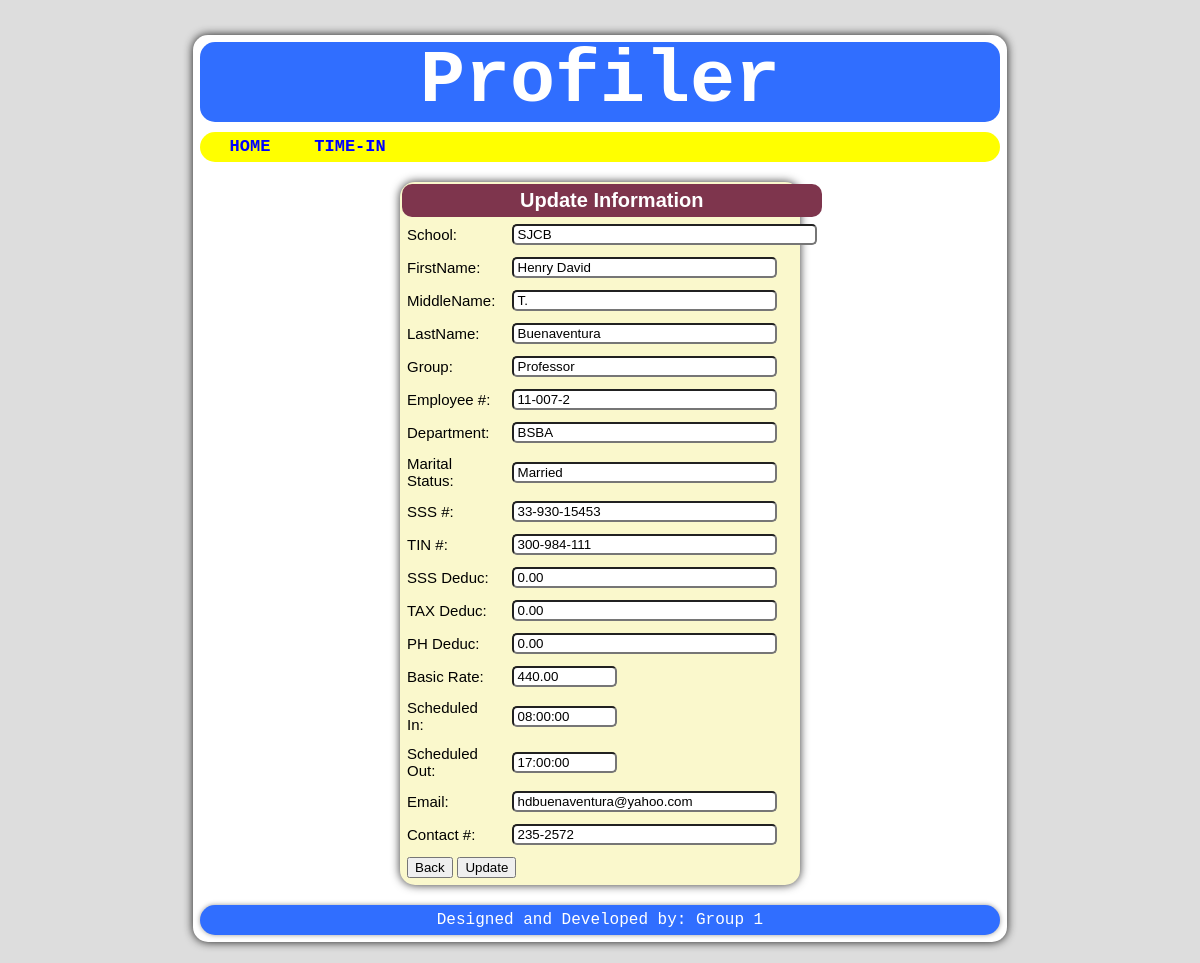
Screenshot of /update_details.php?id=11-007-2  (signed in) with the database file from the repository.
### tables this page shows
CREATE TABLE `tbluser` (
  `id` int(11) NOT NULL DEFAULT '0',
  `fname` varchar(255) NOT NULL,
  `lname` varchar(255) NOT NULL,
  `mname` varchar(255) NOT NULL,
  `username` varchar(30) NOT NULL,
  `password` varchar(50) NOT NULL,
  `gtype` varchar(40) NOT NULL,
  `role` varchar(10) NOT NULL,
  `ctrlnum` int(11) NOT NULL,
  `empnum` varchar(30) NOT NULL
);

CREATE TABLE `tblpay` (
  `id` int(11) NOT NULL AUTO_INCREMENT,
  `empnum` varchar(30) NOT NULL,
  `school` varchar(255) NOT NULL,
  `dept` varchar(100) NOT NULL,
  `ms` varchar(50) NOT NULL,
  `dater` date NOT NULL,
  `timer` time NOT NULL,
  `sked_in` time NOT NULL,
  `sked_out` time NOT NULL,
  `sked_set` time NOT NULL,
  `rpd` decimal(7,2) NOT NULL,
  `sss` varchar(30) NOT NULL,
  `tin` varchar(30) NOT NULL,
  `sssd` decimal(7,2) NOT NULL,
  `taxd` decimal(7,2) NOT NULL,
  `phid` decimal(7,2) NOT NULL,
  `remarks` varchar(50) NOT NULL,
  PRIMARY KEY (`id`)
);

CREATE TABLE `tblprof` (
  `id` int(11) NOT NULL DEFAULT '0',
  `empnum` varchar(30) NOT NULL,
  `email` varchar(50) NOT NULL,
  `contactnum` varchar(20) NOT NULL,
  `ctrlnum` int(11) NOT NULL
);

### update_details.php (the view, shortened to what this page needs)
<?php
	if($_SESSION['role']=='4' || $_SESSION['role']=='3' ||
       $_SESSION['role']=='2' || $_SESSION['role']=='1') {
	$id = $_GET['id'];
	$q1 = "SELECT * FROM tblpay WHERE empnum='$id'";
	$q2 = mysql_query($q1);
	$r1 = "SELECT * FROM tbluser WHERE empnum='$id'";
	$r2 = mysql_query($r1);
	$t1 = "SELECT * FROM tblprof WHERE empnum='$id'";
	$t2 = mysql_query($t1);
	$row1 = mysql_fetch_object($q2);
	$row2 = mysql_fetch_object($r2);
	$row3 = mysql_fetch_object($t2);
?>
<html>
<head>
<link rel="stylesheet" type="text/css" href="embelish/update_details.css"></link>
</head>
<body onload="mF()">
	<form method="POST">
		<div id="wrap">
			<div id="head">Profiler</div>
			<div id="menu">
			<ul>
				<?php include("home_link.php");?>
			</ul>
			</div>
			<div id="content">
				<table>
				<tr>
					<th colspan="2">Update Information</th>
				</tr>
				<tr>
					<td>School:&nbsp;</td>
					<td><input type="text" name="txtSch" id="txtSch" size="35" value="SJCB" readonly></td>
				</tr>
				<tr>
					<td>FirstName:&nbsp;</td>
					<td><input type="text" name="txtFnm" id="txtFnm" size="30" value="<?php echo $row2->fname?> "autocomplete="off"></td>
				</tr>
				<tr>
					<td>MiddleName:&nbsp;</td>
					<td><input type="text" name="txtMnm" id="txtMnm" size="30" value="<?php echo $row2->mname?> "autocomplete="off"></td>
				</tr>
				<tr>
					<td>LastName:&nbsp;</td>
					<td><input type="text" name="txtLnm" id="txtLnm" size="30" value="<?php echo $row2->lname?> "autocomplete="off"></td>
				</tr>
				<tr>
					<td>Group:&nbsp;</td>
					<td><input type="text" name="txtGrp" id="txtGrp" size="30" value="Professor" readonly></td>
				</tr>
				<tr>
					<td>Employee #:&nbsp;</td>
					<td><input type="text" name="txtEmp" id="txtEmp" size="30" value="<?php echo $row1->empnum?> "autocomplete="off" readonly></td>
				</tr>
				<tr>
					<td>Department:&nbsp;</td>
					<td><input type="text" name="txtDep" id="txtDep" size="30" value="<?php echo $row1->dept?> "autocomplete="off"></td>
				</tr>
				<tr>
					<td>Marital Status:&nbsp;</td>
					<td><input type="text" name="txtMs" id="txtMs" size="30" value="<?php echo $row1->ms?> "autocomplete="off"></td>
				</tr>
				<tr>
					<td>SSS #:&nbsp;</td>
					<td><input type="text" name="txtSS" id="txtSS" size="30" value="<?php echo $row1->sss?> "autocomplete="off"></td>
				</tr>
				<tr>
					<td>TIN #:&nbsp;</td>
					<td><input type="text" name="txtTin" id="txtTin" size="30" value="<?php echo $row1->tin?> "autocomplete="off"></td>
				</tr>
				<tr>
					<td>SSS Deduc:&nbsp;</td>
					<td><input type="text" name="txtSde" id="txtSde" size="30" placeholder="Amount" value="<?php echo $row1->sssd?> "autocomplete="off"></td>
				</tr>
				<tr>
					<td>TAX Deduc:&nbsp;</td>
					<td><input type="text" name="txtTde" id="txtTde" size="30"  value="<?php echo $row1->taxd?> "autocomplete="off"></td>
				</tr>
				<tr>
					<td>PH Deduc:&nbsp;</td>
					<td><input type="text" name="txtPhd" id="txtPhd" size="30"  value="<?php echo $row1->phid?> "autocomplete="off"></td>
				</tr>
				<tr>
					<td>Basic Rate:&nbsp;</td>
					<td><input type="text" name="txtRyt" id="txtRyt" size="10" value="<?php echo $row1->rpd?> "autocomplete="off"></td>
				</tr>
				<tr>
					<td>Scheduled In:&nbsp;</td>
					<td>
						<input type="text" name="txtIn" id="txtIn" size="10" value="<?php echo $row1->sked_in?> "autocomplete="off">
					</td>
				</tr>
				<tr>
					<td>Scheduled Out:&nbsp;</td>
					<td>
						<input type="text" name="txtOut" id="txtOut" size="10" value="<?php echo $row1->sked_out?> "autocomplete="off">
					</td>
				</tr>
				<tr>
					<td>Email:&nbsp;</td>
					<td>
						<input type="text" name="txtEml" id="txtEml" size="30" value="<?php echo $row3->email?> "autocomplete="off"y>
					</td>
				</tr>
				<tr>
					<td>Contact #:&nbsp;</td>
					<td>
						<input type="text" name="txtCon" id="txtCon" size="30" value="<?php echo $row3->contactnum?> "autocomplete="off">
					</td>
				</tr>
				<tr>
					<td colspan="2">
						<a href="update.php" style="text-decoration:none">
						<input type="button" name="btnBck" id="btnBack" value="Back">
						</a>
						<input type="submit" name="btnUpd" id="btnUpd" value="Update">
					</td>
				</tr>
				</table>
			</div>
			<div id="footer">Designed and Developed by: Group 1</div>
		</div>
	</form>
</body>
</html>
<?php
	}
	else {
	header("location: index.php");
}
?>

### embelish/update_details.css (style rules this page uses)
html { background:#DDD; }
body { margin:0px; padding:0px; font-family:monospace; }
#wrap { background:#FFF; padding:7px; width:800px; margin:35px auto; border-radius:15px; box-shadow:0 0 0.7em rgba(1,1,1,0.9); }
#head { color:#FFF; background:#306EFF; height:80px; line-height:80px; font-size:75px; font-weight:bold; text-align:center; border-radius:15px; margin-bottom:10px; }
#menu { background:#FFFF00; height:30px; line-height:30px; border-radius:15px; margin-bottom:10px; }
#menu ul { list-style-type:none; margin:0px; padding:0px; }
a:link, a:visited { color:blue; font-size:17px; font-weight:bold; border-radius:15px; }
#content { background:#FAF8CC; width:400px; margin:20px auto; border-radius:15px; box-shadow:0 0 0.7em rgba(1,1,1,0.8); }
#content table { width:65%; border-radius:15px; margin:10px auto; font-size:15px; font-family:arial; }
#content table th { background:#7E354D; color:#FFF; border-radius:10px; padding:5px; font-size:20px; margin-bottom:10px; }
#content table td { padding:5px; }
input[type="text"] { border-radius:5px; text-indent:2px; }
#footer { color:#FFF; margin-top:10px; background:#306EFF; height:30px; line-height:30px; border-radius:15px; text-align:center; box-shadow:0 0 0.3em rgba(1,1,1,0.4); font-size:16px; }

### rows the page displays
tbluser: txtFnm "Henry David", txtMnm "T.", txtLnm "Buenaventura"
tblpay: txtEmp "11-007-2", txtDep "BSBA", txtMs "Married", txtSS "33-930-15453", txtTin "300-984-111", txtSde "0.00", txtTde "0.00", txtPhd "0.00", txtRyt "440.00", txtIn "08:00:00", txtOut "17:00:00"
tblprof: txtEml "hdbuenaventura@yahoo.com", txtCon "235-2572"
